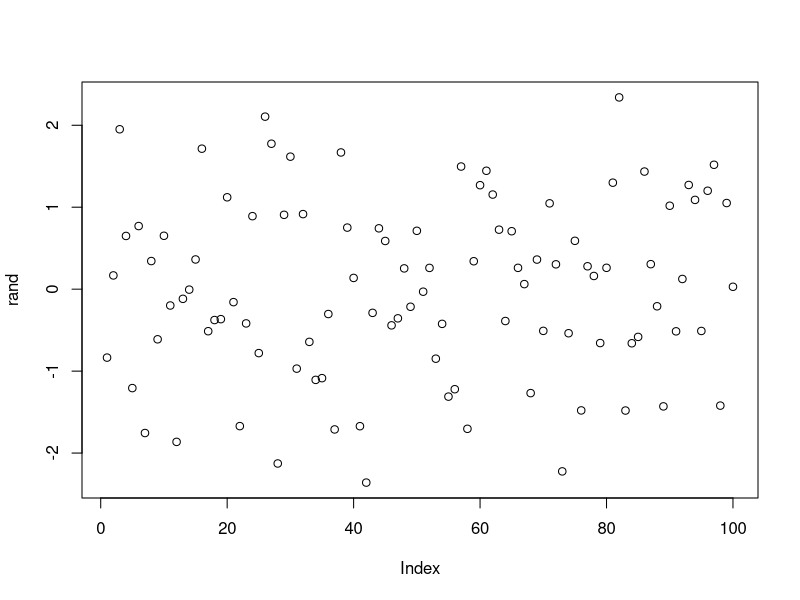

R code for this plot:
## ---- chunk 1
x <- c(1, 2, 3, 4)
y <- c(11, 12, 13, 14)
z <- c(111, 112, 113, 114)

combinedVectors <- c(x, y, z)

print(combinedVectors)
## ---- chunk 2
x <- c(Inf, NaN, NA, 10)
is.na(x)
z <- c(1, 2, 3, 4, 5, NA)
anyNA(z)
## ---- chunk 3
rand <- rnorm(100)
plot(rand) 
## ---- chunk 4
x <- seq(11, 20, 1)
names(x) <- letters[1:10]
print(x)

a <- x[c(7, 8, 9)]
print(a)  
b <- x[7:9]
print(b)
index <- c(FALSE, FALSE, FALSE, FALSE, FALSE, FALSE, TRUE, TRUE, TRUE, FALSE)
c <- x[index]
print(c)
d <- x[c('g', 'h', 'i')]
print(d)
e <- x[c(-1, -2, -3, -4, -5, -6, -10)]
print(e)
## ---- chunk 5
temp <- c(10, 15, 30, 90, 100, 120)
C <- (temp - 32) * 5/9

print(C)
## ---- chunk 6
pos <- c(1000, 2000, 3000, -1500, 5000)

total <- sum(pos)

portfolioWeights <- pos / total

print(portfolioWeights)
## ---- chunk 7
a <- matrix(seq(1, 20), nrow = 4)
print(a)

result <- cbind(seq(11, 20), seq(101, 119, 2), seq(501, 528, 3))
print(result)

result <- rbind(seq(11, 20), seq(101, 119, 2), seq(501, 528, 3))
print(result)

submatrix <- result[2:3, 5:8]
print(submatrix)
